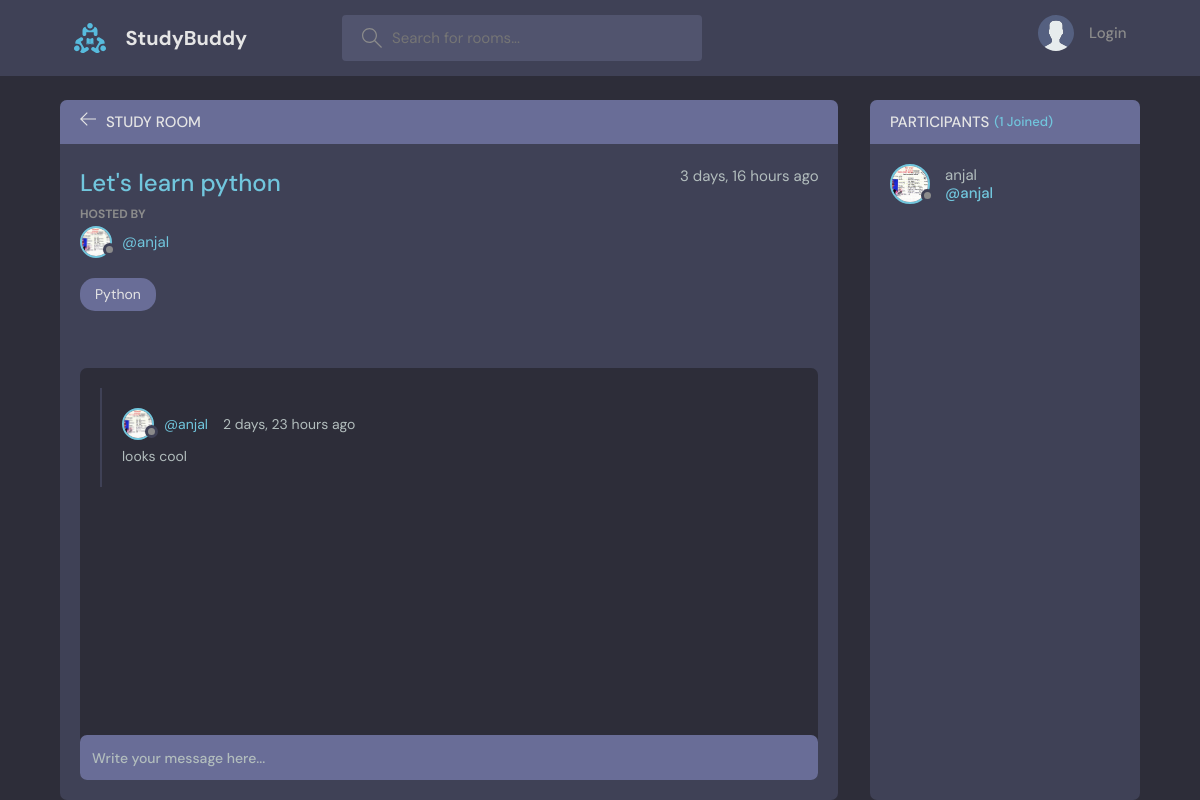
The app's page /room/1, older data.
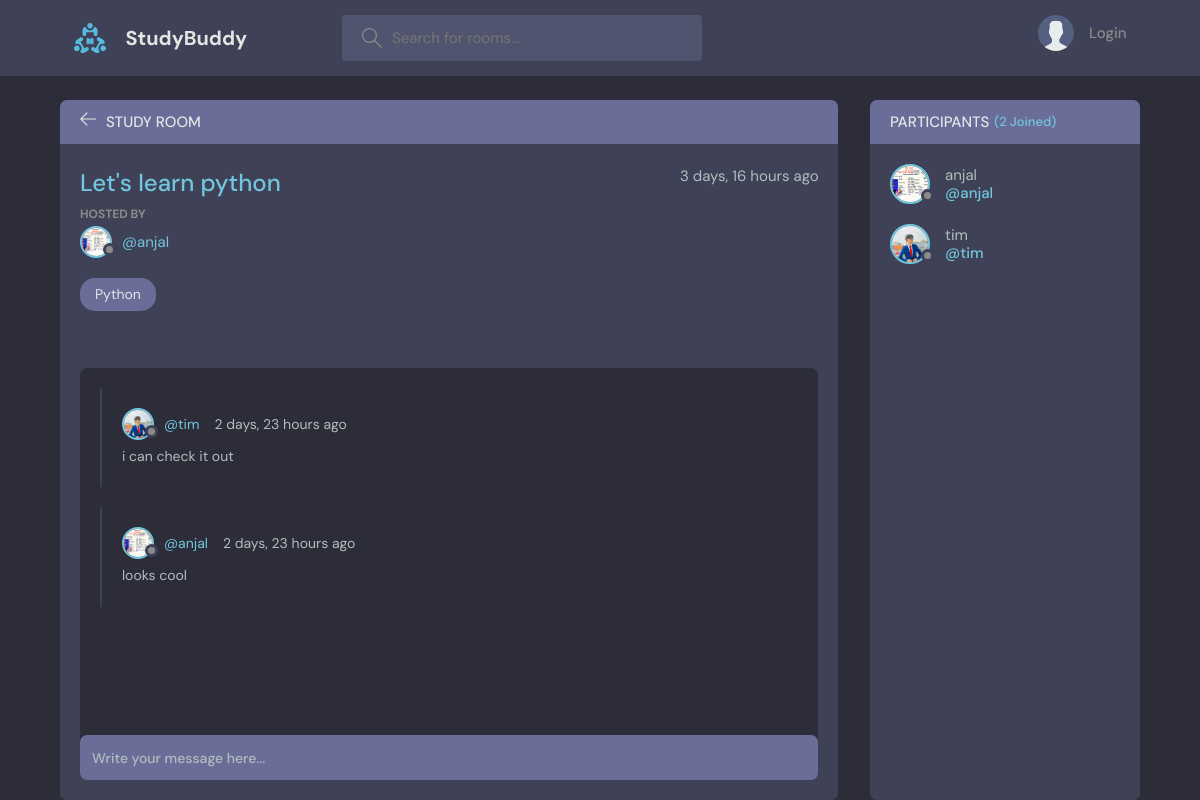
The same page, newer data.
### base/models.py (models this page shows, shortened)
class Room(models.Model):
    host = models.ForeignKey(User, on_delete=models.SET_NULL, null=True)
    topic = models.ForeignKey(Topic, on_delete=models.SET_NULL, null=True)
    name = models.CharField(max_length=200)
    description = models.TextField(null=True, blank=True)
    participants = models.ManyToManyField(User, related_name='participants', blank=True)
    updated = models.DateTimeField(auto_now=True)
    created = models.DateField(auto_now_add=True)
    class Meta:
        ordering = ['-created', '-updated']

class User(AbstractUser):
    name = models.CharField(max_length=200, null=True)
    email = models.EmailField(unique=True, null=True)
    bio = models.TextField(null=True)
    avatar = models.ImageField(null=True, default="avatar.svg")
    USERNAME_FIELD = 'email'
    REQUIRED_FIELDS = []

class Topic(models.Model):
    name = models.CharField(max_length=200)
    def __str__(self):
        return self.name

class Message(models.Model):
    user = models.ForeignKey(User, on_delete=models.CASCADE)
    room = models.ForeignKey(Room, on_delete=models.CASCADE)
    body = models.TextField()
    updated = models.DateTimeField(auto_now=True)
    created = models.DateTimeField(auto_now_add=True)
    class Meta:
        ordering = ['-created']

### base/views.py (the view, shortened to what this page needs)
# urls.py: path('room/<str:pk>', views.getRoom),
def room(request, pk):
    room = Room.objects.get(id=pk)
    room_messages = room.message_set.all().order_by('-created')
    participants = room.participants.all()
    context = {'room': room, 'room_messages':room_messages, 'participants':  participants}
    return render(request, 'base/room.html', context)

### base/templates/base/room.html (shortened to what this page needs)
{% extends 'main.html' %}
{% block content %}
    <main class="profile-page layout layout--2">
      <div class="container">
        <div class="room">
          <div class="room__top">
            <div class="room__topLeft">
              <a href="{% url 'home' %}">
                <svg version="1.1" xmlns="http://www.w3.org/2000/svg" width="32" height="32" viewBox="0 0 32 32">
                  <title>arrow-left</title>
                  <path
                    d="M13.723 2.286l-13.723 13.714 13.719 13.714 1.616-1.611-10.96-10.96h27.625v-2.286h-27.625l10.965-10.965-1.616-1.607z"
                  ></path>
                </svg>
              </a>
              <h3>Study Room</h3>
            </div>
          </div>
          <div class="room__box scroll">
            <div class="room__header scroll">
              <div class="room__info">
                <h3>{{room.name}}</h3>
                <span>{{room.created|timesince}} ago</span>
              </div>
              <div class="room__hosted">
                <p>Hosted By</p>
                <a href="{% url 'user-profile' room.host.id %}" class="room__author">
                  <div class="avatar avatar--small">
                    <img src="{{room.host.avatar.url}}" />
                  </div>
                  <span>@{{room.host.username}}</span>
                </a>
              </div>
              <span class="room__topics">{{room.topic}}</span>
            </div>
            <div class="room__conversation">
              <div class="threads scroll">
                {% for message in room_messages %}
                <div class="thread">
                  <div class="thread__top">
                    <div class="thread__author">
                      <a href="{% url 'user-profile' message.user.id %}" class="thread__authorInfo">
                        <div class="avatar avatar--small">
                          <img src="{{message.user.avatar.url}}" />
                        </div>
                        <span>@{{message.user.username}}</span>
                      </a>
                      <span class="thread__date">{{message.created|timesince}} ago</span>
                    </div>
                  </div>
                  <div class="thread__details">
                    {{ message.body }}
                  </div>
                </div>
                {% endfor %}
              </div>
            </div>
          </div>
          <div class="room__message">
            <form action="" method="POST">
              <input name="body" placeholder="Write your message here..." /></form>
          </div>
        </div>
        <div class="participants">
          <h3 class="participants__top">Participants <span>({{participants.count}} Joined)</span></h3>
          <div class="participants__list scroll">
            {% for user in participants %}
            <a href="{% url 'user-profile' user.id %}" class="participant">
              <div class="avatar avatar--medium">
                <img src="{{user.avatar.url}}" />
              </div>
              <p>
                {{ user.username }}
                <span>@{{user.username}} </span>
              </p>
            </a>
            {% endfor %}
          </div>
        </div>
      </div>
    </main>
{% endblock content %}

### templates/main.html (shortened to what this page needs)
<!DOCTYPE html>
{% load static %}
<html lang="en">
  <head>
    <link rel="stylesheet" href="{% static 'styles/style.css' %}" />
  </head>
  <body>
    {% include 'navbar.html' %}
    {% block content %}
    {% endblock %}
  </body>
</html>

### templates/navbar.html (shortened to what this page needs)
{% load static %}
<header class="header header--loggedIn">
      <div class="container">
        <a href="{% url 'home' %}" class="header__logo">
          <img src="{% static 'images/logo.svg' %}" />
          <h1>StudyBuddy</h1>
        </a>
        <form class="header__search" method="GET" action="{% url 'home' %}">
          <label>
            <input name="q" placeholder="Search for rooms..." />
          </label>
        </form>
        <nav class="header__menu">
{% if request.user.is_authenticated %}
          <div class="header__user">
            <a href="{% url 'update-user' %}">
              <div class="avatar avatar--medium active">
                <img src="{{request.user.avatar.url}}" />
              </div>
              <p>{{request.user.username}} <span>@{{request.user.username}}</span></p>
            </a>
            <button class="dropdown-button">
              <svg
                version="1.1"
                xmlns="http://www.w3.org/2000/svg"
                width="32"
                height="32"
                viewBox="0 0 32 32"
              >
                <title>chevron-down</title>
                <path d="M16 21l-13-13h-3l16 16 16-16h-3l-13 13z"></path>
              </svg>
            </button>
          </div>
          {% else %}
          <a href="{% url 'login' %}">
            <img src="{% static 'images/avatar.svg' %}" />
            <p>Login</p>
          </a>
          {% endif %}
        </nav>
      </div>
    </header>

Row changes from the older to the newer data that the page shows:
added Message: user.avatar (picture), user.username "tim", created "2 days, 23 hours", body "i can check it out"
added User: avatar (picture), username "tim"
Text that changed along with them:
{{ participants.count }}: "1" → "2"
